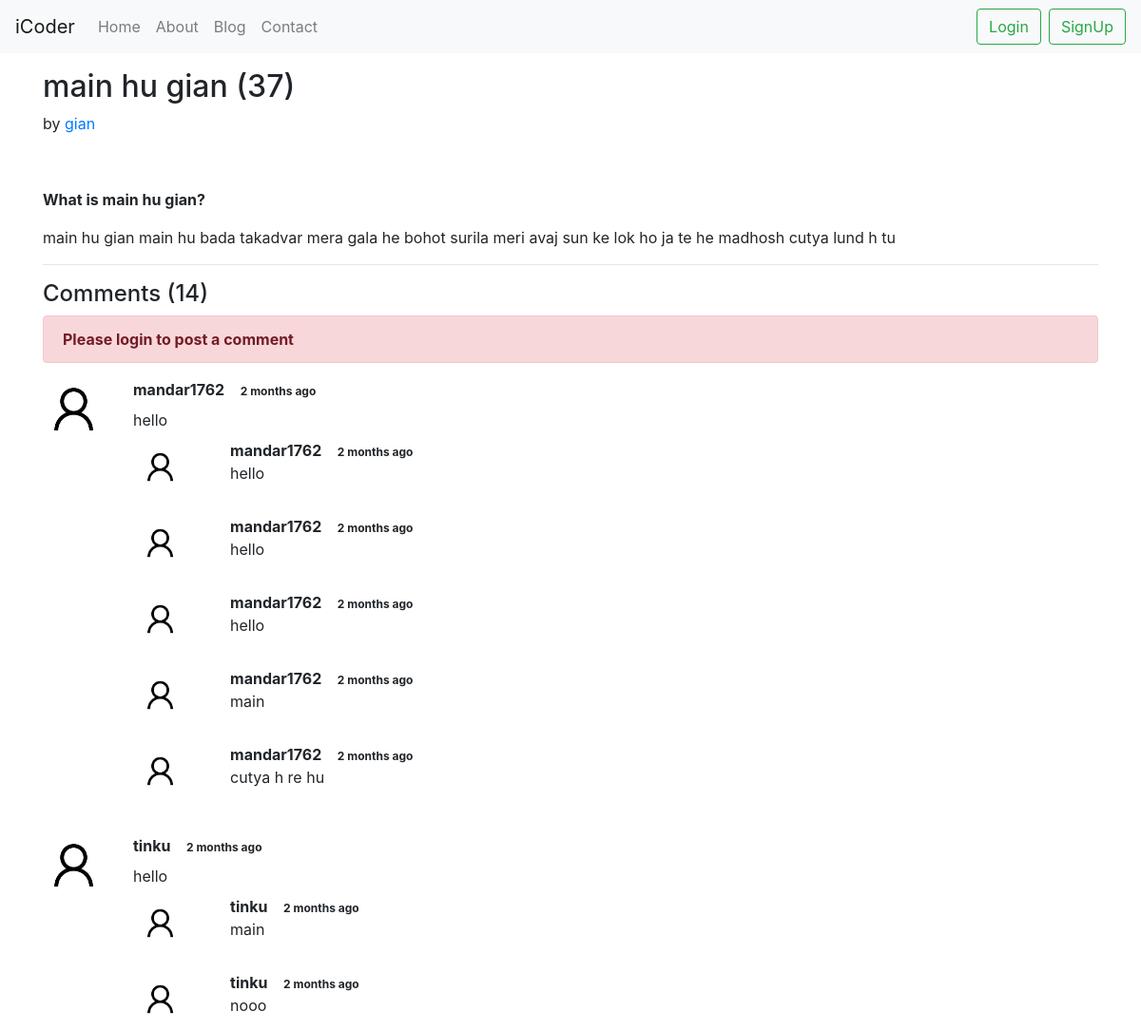
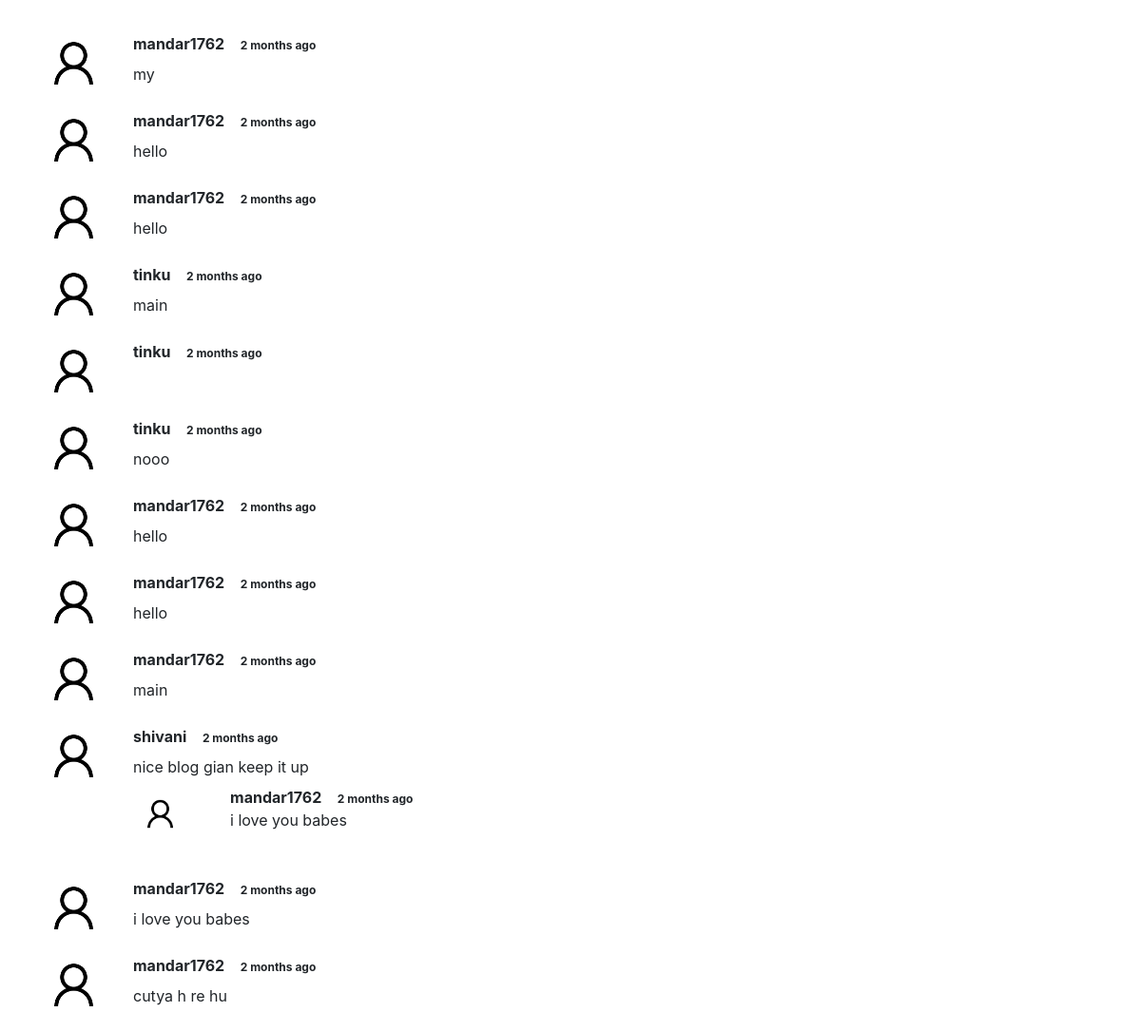
Screenshot of /blogger/main-hu-gian with the database file from the repository (2 pictures, top to bottom).
### blogger/models.py (models this page shows, shortened)
class Post(models.Model):
    sno = models.AutoField(primary_key=True)
    title = models.CharField(max_length=50)
    content = models.TextField()
    author = models.CharField(max_length=70, default="")
    slug = models.CharField(max_length=130)
    views = models.IntegerField(default=0)
    timestamp = models.DateTimeField(blank=True)

class Blogcomment(models.Model):
    sno = models.AutoField(primary_key=True)
    comment = models.TextField()
    user = models.ForeignKey(User, on_delete=models.CASCADE)
    post = models.ForeignKey(Post, on_delete=models.CASCADE)
    parent = models.ForeignKey('self', on_delete=models.CASCADE, null=True)
    timestamp = models.DateTimeField(default=now)
    image = models.ImageField(upload_to='media/blogger/img', default="")

### blogger/views.py (the view)
# urls.py: path('<str:slug>', views.bloggerpost, name='Bloggerpost'),
def bloggerpost(request, slug):
    post = Post.objects.filter(slug=slug).first()
    post.views = post.views + 1
    post.save()
    comments = Blogcomment.objects.filter(post=post)
    replies = Blogcomment.objects.filter(post=post).exclude(parent=None)
    replyDict = {}
    for reply in replies:
        if reply.parent.sno not in replyDict.keys():
            replyDict[reply.parent.sno] = [reply]
        else:
            replyDict[reply.parent.sno].append(reply)
    context = {'post': post, 'comments': comments, 'user': request.user, 'replyDict': replyDict}
    return render(request, "blogger/bloggerPost.html", context)

### blogger/templatetags/extras.py (called while the page is built)
@register.filter(name='get_val')
def get_val(dict, key):
    return dict.get(key)

### templates/blogger/bloggerPost.html (shortened to what this page needs)
{% extends 'base.html' %}
{% block body %}
{% load humanize %}
{% load extras %}
<div class="container my-3">
    <h2 class="blog-post-title">{{post.title}} (<span>{{post.views}}</span>)</h2>
    <p class="blog-post-meta">{{post.timeStamp}} by <a href="/about">{{post.author}}</a></p>
    <p>{{post.content|safe}}</p>
    <hr>
</div>
<div class="container">
    <h4> Comments ({{comments.count}}) </h4>
    <div class="my-2">
        {% if user.is_authenticated %}
        <form action="/blogger/postcomment" method="post">
            {% csrf_token %}
            <div class="form-group">
                <label for="comment">Post Comment </label>
                <input type="text" class="form-control" name="comment" id="comment" placeholder="Enter comment here">
            </div>
            <input type="hidden" name="postSno" value="{{post.sno}}">
            <input type="hidden" name="parentSno" value="">
            <button type="submit" class="btn btn-outline-info">Submit</button>
        </form>
        {% else %}<div class="alert alert-danger" role="alert">
        <b>Please login to post a comment</b>
</div>
        {% endif %}
    </div>
    {% for comment in comments %}
    <div class="row my-3">
        <div class="col-md-1  ">
            <img class="rounded mx-auto d-block w-100 " src="/static/img/mood.png" alt="user">
        </div>
        <div class="col-md-11 ">
            <b> {{comment.user.username}} </b> <span class=" badge mx-2">{{comment.timestamp| naturaltime}}</span>
            <div class="my-2">{{comment.comment}}</div>
            <div class="reply">
                <div class="replies my-2 ">
                    {% for reply in replyDict|get_val:comment.sno %}
                    <div class="row my-2">
                        <div class="col-md-1 ">
                            <img class="rounded mx-auto d-block w-75 my-2 " src="/static/img/mood.png" alt="user">
                        </div>
                        <div class="col-md-11">
                            <div class="col-md-11 ">
                                <b> {{reply.user.username}} </b> <span class="badge mx-2 ">{{reply.timestamp| naturaltime}}</span>
                                <div>{{reply.comment}}</div>
                            </div>
                            <br>
                        </div>
                    </div>
                    {% endfor %}
                </div>
            </div>
        </div>
    </div>
    {% endfor %}
</div>
{% endblock %}

### templates/base.html (shortened to what this page needs)
<!doctype html>
<html lang="en">
  <head>
    <link rel="stylesheet" href="https://cdn.jsdelivr.net/npm/bootstrap@4.3.1/dist/css/bootstrap.min.css">
  </head>
  <body>
 <nav class="navbar navbar-expand-lg navbar-light bg-light">
    <a class="navbar-brand" href="/">iCoder</a>
   <div class="collapse navbar-collapse" id="navbarSupportedContent">
      <ul class="navbar-nav mr-auto">
         <li class="nav-item  {% block homeactive %} {% endblock %} ">
            <a class="nav-link" href="/">Home <span class="sr-only">(current)</span></a>
         </li>
         <li class="nav-item {% block aboutactive %} {% endblock %}">
            <a class="nav-link" href="/about">About</a>
         </li>
        <li class="nav-item {% block blogactive %} {% endblock %}">
           <a class="nav-link" href="/blogger">Blog</a>
        </li>
        <li class="nav-item {% block contactactive %} {% endblock %} ">
           <a class="nav-link" href="/contact">Contact</a>
        </li>
      </ul>
       {% if user.is_authenticated %}
       <div><b>Welcome</b> <b style="color: blue">{{request.user}}</b>
           <a type="submit" role="button" href="/logout" class="btn btn-outline-danger mx-5">Logout</a>
       </div>
       {% else %}
        <button type="button" class="btn btn-outline-success my-2 my-sm-0 mx-2" data-toggle="modal" data-target="#loginModal">Login</button>
        <button type="button" class="btn btn-outline-success my-2 my-sm-0 mx" data-toggle="modal" data-target="#signupModal">SignUp</button>
       {% endif %}
   </div>
 </nav>
 {% block body %} {% endblock %}
  </body>
</html>

### rows the page displays
Post: title "main hu gian", views "37", author "gian", content "What is main hu gian? main hu gian main hu bada takadvar mera gala he bohot surila meri avaj sun ke lok ho ja te he madhosh cutya lund h tu"
Blogcomment: user.username "mandar1762", timestamp "2 months ago", comment "hello"
Blogcomment: user.username "mandar1762", timestamp "2 months ago", comment "hello"
Blogcomment: user.username "mandar1762", timestamp "2 months ago", comment "hello"
Blogcomment: user.username "mandar1762", timestamp "2 months ago", comment "hello"
Blogcomment: user.username "mandar1762", timestamp "2 months ago", comment "main"
Blogcomment: user.username "mandar1762", timestamp "2 months ago", comment "cutya h re hu"
Blogcomment: user.username "tinku", timestamp "2 months ago", comment "hello"
Blogcomment: user.username "tinku", timestamp "2 months ago", comment "main"
Blogcomment: user.username "tinku", timestamp "2 months ago", comment "nooo"
Blogcomment: user.username "mandar1762", timestamp "2 months ago", comment "my"
Blogcomment: user.username "mandar1762", timestamp "2 months ago", comment "hello"
Blogcomment: user.username "tinku", timestamp "2 months ago"
Blogcomment: user.username "shivani", timestamp "2 months ago", comment "nice blog gian keep it up"
Blogcomment: user.username "mandar1762", timestamp "2 months ago", comment "i love you babes"

### other values shown
{{ comments.count }} "14"
